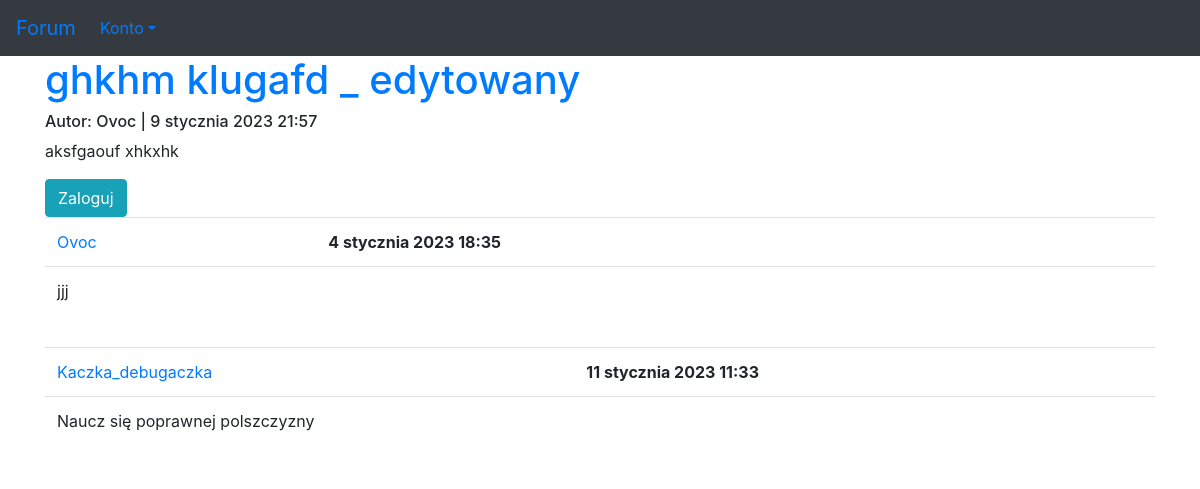
Page /12 on the committed database.
### forum/models.py (models this page shows, shortened)
class Post(models.Model):
    author = models.ForeignKey(User, on_delete=models.CASCADE)
    title = models.CharField(max_length=100)
    description = models.TextField()
    published_date = models.DateTimeField(default=timezone.now)
    updated = models.DateTimeField(blank=True, null=True)
    views = models.IntegerField(default=0)

class Answer(models.Model):
    post = models.ForeignKey(Post, on_delete=models.CASCADE, related_name='answers')
    author = models.ForeignKey(User, on_delete=models.CASCADE)
    text = models.TextField()
    published_date = models.DateTimeField(default=timezone.now)
    class Meta:
        verbose_name_plural = "answers"

### forum/views.py (the view)
# urls.py: path('<int:pk>', views.post_detail, name='post'),
def post_detail(request, pk):
    post = get_object_or_404(Post, pk=pk)
    return render(request, 'forum/post.html', {'post': post})

### forum/templates/forum/post.html (shortened to what this page needs)
{% extends 'szablon.html' %}
{% block naglowek %}
        <a href="{% url 'forum:post' pk=post.pk %}">{{ post.title }}</a>
        <h6>Autor: {{ post.author }} | {{ post.published_date }}</h6>
        <p>{{ post.description|linebreaksbr }}</p>
{% endblock naglowek %}
{% block tresc %}
        {% if user.is_authenticated %}
            <a class="btn btn-default" href="{% url 'forum:add_answer' pk=post.pk %}">Dodaj komentarz</a>
        {% else %}
            <a href="{% url 'users:loguj' %}" class="btn btn-info" role="button">Zaloguj</a>
        {% endif %}
        {% for answer in post.answers.all %}
            <table class="table">
            <tr class="info">
                <td><a href="{% url 'users:index' pk=answer.author.id %}">{{ answer.author }}</a></td>
            <td><strong>{{ answer.published_date }}</strong></td>
            </tr>
            <tr class="info">
            <td colspan="2">{{ answer.text|linebreaks }}</td>
            </tr></table>
            {% empty %}
            <p>Brak komentarzy :(</p>
        {% endfor %}
{% endblock tresc %}

### rows in the picture
Post: title "ghkhm klugafd _ edytowany", author "Ovoc", published_date "9 stycznia 2023 21:57", description "aksfgaouf xhkxhk"
Answer: author "Ovoc", published_date "4 stycznia 2023 18:35", text "jjj"
Answer: author "Kaczka_debugaczka", published_date "11 stycznia 2023 11:33", text "Naucz się poprawnej polszczyzny"
